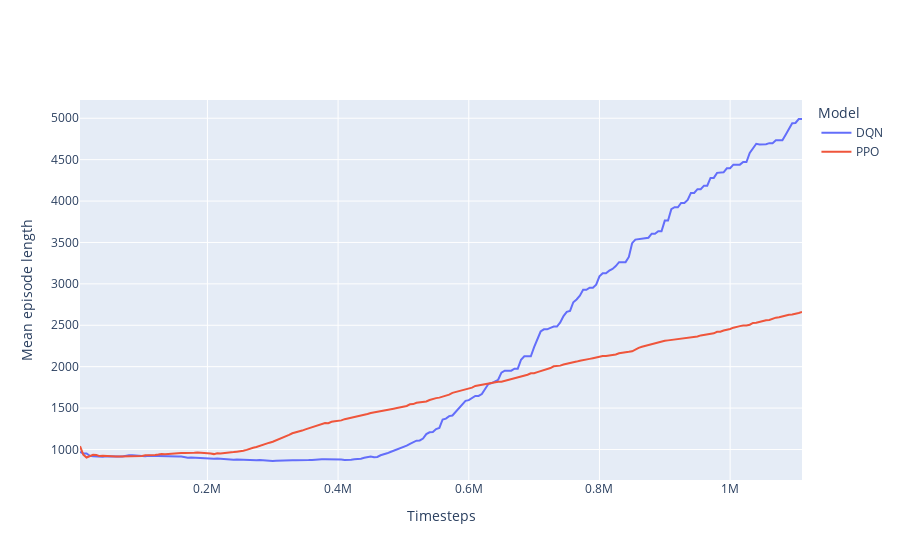

Write notebook code for a chart like this one.
### Code cell
fig = go.Figure()

fig.add_trace(go.Scatter(
    x=df.agent_timesteps_total,
    y=df.dqn_episode_len_mean,
    name="DQN"
))

fig.add_trace(go.Scatter(
    x=df.agent_timesteps_total,
    y=df.ppo_episode_len_mean,
    name="PPO"
))

fig.update_layout(
    title="",
    xaxis_title="Timesteps",
    yaxis_title="Mean episode length",
    legend_title="Model")

#save image
fig.show()

### Figure 1 — Plotly figure (JSON) as saved in the notebook; plotly's stock layout.template omitted (floating-point values rounded to 4 significant figures; data arrays with more than 128 entries replaced by an {"elided": "..."} marker saying what was removed)
{"data": [{"name": "DQN", "type": "scatter", "x": {"elided": "222 int values"}, "y": {"elided": "222 float values"}}, {"name": "PPO", "type": "scatter", "x": {"elided": "222 int values"}, "y": {"elided": "222 float values"}}], "layout": {"legend": {"title": {"text": "Model"}}, "title": {"text": ""}, "xaxis": {"title": {"text": "Timesteps"}}, "yaxis": {"title": {"text": "Mean episode length"}}}}
